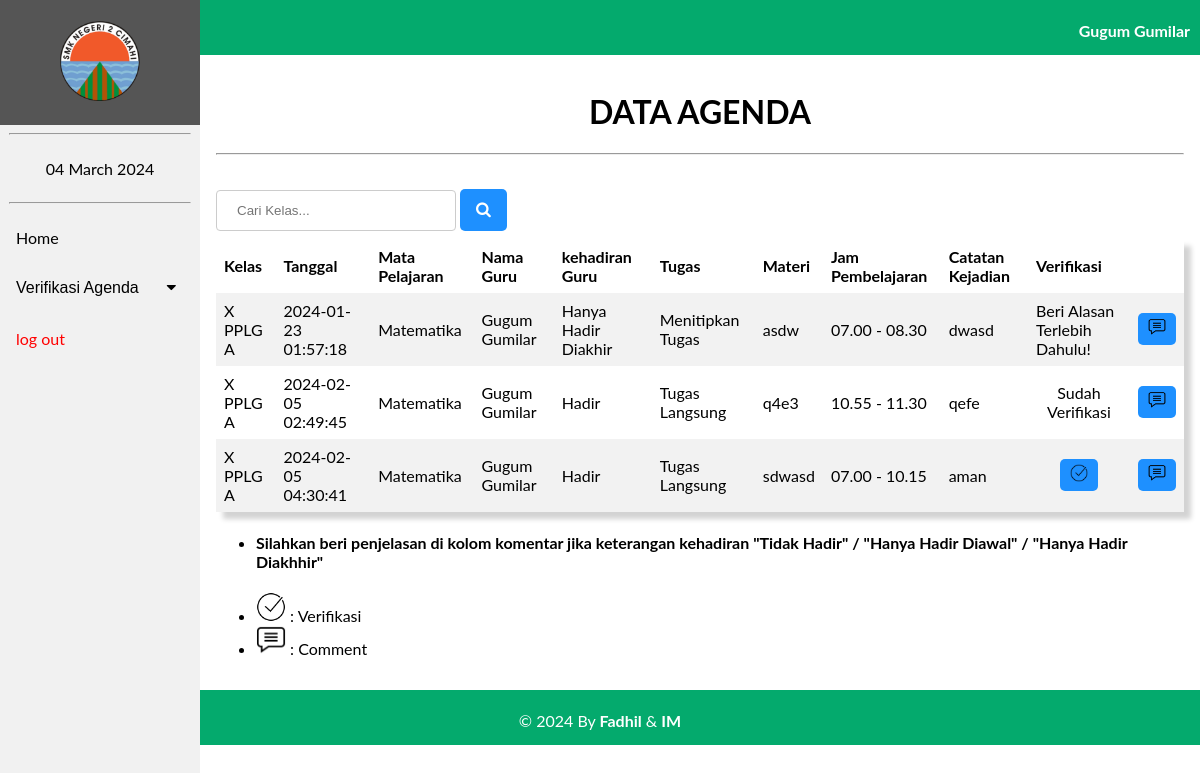
Screenshot of /agenda/verifikasi_semua.php?id=198111032008011005 (signed in) with the database file from the repository.
### tables this page shows
CREATE TABLE `tb_guru` (
  `nip` varchar(18) NOT NULL,
  `id_mapel` varchar(6) NOT NULL,
  `nama_guru` varchar(100) NOT NULL
);

CREATE TABLE `tb_agenda` (
  `id_agenda` int(11) NOT NULL,
  `tgl` timestamp NOT NULL DEFAULT current_timestamp() ON UPDATE current_timestamp(),
  `jam_masuk` varchar(50) NOT NULL,
  `jam_selesai` varchar(50) NOT NULL,
  `nip` varchar(18) NOT NULL,
  `id_kelas` varchar(6) NOT NULL,
  `id_mapel` varchar(6) NOT NULL,
  `tugas` enum('Tugas Langsung','Menitipkan Tugas','Tidak Ada Tugas') NOT NULL,
  `materi` varchar(200) NOT NULL,
  `evaluasi` varchar(200) NOT NULL,
  `kehadiran` enum('Hadir','Tidak Hadir','Hanya Hadir Diakhir','Hanya Hadir Diawal') NOT NULL,
  `verifikasi` varchar(50) NOT NULL,
  `comment` text NOT NULL
);

CREATE TABLE `tb_kelas` (
  `id_kelas` varchar(6) NOT NULL,
  `nama_kelas` varchar(50) NOT NULL
);

CREATE TABLE `tb_mapel` (
  `id_mapel` varchar(6) NOT NULL,
  `nama_mapel` varchar(70) NOT NULL
);

### agenda/verifikasi_semua.php (the view, shortened to what this page needs)
<?php
    include 'koneksi.php';
    $nip = $_GET['id'];
    $sql = "SELECT tb_agenda.id_agenda, tb_mapel.nama_mapel, tb_agenda.materi, tb_agenda.tugas, tb_guru.nama_guru, tb_agenda.kehadiran, tb_kelas.nama_kelas,
    tb_agenda.tgl, tb_agenda.evaluasi, tb_agenda.verifikasi, tb_agenda.jam_masuk, tb_agenda.jam_selesai, tb_agenda.comment FROM tb_agenda INNER JOIN tb_mapel ON tb_agenda.id_mapel = tb_mapel.id_mapel
    INNER JOIN tb_guru ON tb_agenda.nip = tb_guru.nip INNER JOIN tb_kelas ON tb_agenda.id_kelas = tb_kelas.id_kelas WHERE tb_agenda.nip = '$nip'";
    $level = mysqli_query($Conn, $sql);
    $sql1 = "SELECT * FROM tb_guru WHERE nip='$nip'";
    $k = mysqli_query($Conn,$sql1);
?>
<!DOCTYPE html>
<html>
<head>
    <link rel="stylesheet" href="navbar.css">
    <link rel="stylesheet" href="https://cdnjs.cloudflare.com/ajax/libs/font-awesome/4.7.0/css/font-awesome.min.css">
<body>
    <header>
        <div class="sidebar">
            <a href="beranda.php?id=<?= $nip ?>"><center><img src="image/2cmi.PNG" style="width: 80px; padding: 5px;"></center></a>
            <hr  style="width: 90%;">
            <center><a href="#"><?= date("d F Y"); ?></a></center>
            <hr  style="width: 90%;">
            <a href="beranda2.php?id=<?= $nip ?>">Home</a>
            <button class="dropdown-btn">Verifikasi Agenda
            <i class="fa fa-caret-down"></i>
            </button>
            <a style="color: red;"href="logout.php"> log out</button></a>
        </div>
    </header>
    <div class="head">
        <?php
              foreach($k as $nama){ ?>
              <p style="margin-right: 10px;"><b><?= $nama['nama_guru'] ?></b></p>
            <?php
              }
          ?>
    </div>
    <div class="content">
    <center>
<h1>DATA AGENDA</h1><hr> </center>
<br>
<form action="search_verifikasi.php" method="POST">
    <input type="text" name="search" placeholder="Cari Kelas...">
    <button class="btn1" name="submit"><i class="fa fa-search"></i></button>
</form>
<center>
<table style="box-shadow: 7px 7px 5px lightgrey;">
        <tr>
            <th>Kelas</th>
            <th>Tanggal </th>
            <th>Mata Pelajaran</th>
            <th>Nama Guru</th>
            <th>kehadiran Guru</th>
            <th>Tugas </th>
            <th>Materi</th>
            <th>Jam Pembelajaran </th>
            <th>Catatan Kejadian </th>
            <th colspan="2">Verifikasi</th>
        </tr>
    <?php foreach ($level as $row) : ?>
            <tr>
                <td><?= $row["nama_kelas"];?></td>
                <td><?= $row["tgl"];?></td>
                <td><?= $row["nama_mapel"];?></td>
                <td><?= $row["nama_guru"];?></td>
                <td><?= $row["kehadiran"];?></td>
                <td><?= $row["tugas"];?></td>
                <td><?= $row["materi"];?></td>
                <td><?= $row["jam_masuk"]." - ".$row['jam_selesai'];?></td>
                <td><?= $row["evaluasi"];?></td>
                <?php
                    $status = $row['verifikasi'];
                    if($status == "Sudah Verifikasi"){ ?>
                        <td><center><?= $status;?></center></td>
                        <td><a href="comment.php?id=<?= $row["id_agenda"]; ?>&nip=<?= $nip;?>" style="text-decoration: none;""><button class="btn"><img src="image/comment.PNG" width="18px"></button></a></td>
                <?php
                    }else{
                        if($row['kehadiran'] != "Hadir" && $row['comment'] == ""){
                ?>
                    <td>Beri Alasan Terlebih Dahulu!</td>
                    <td><center><a href="comment.php?id=<?= $row["id_agenda"]; ?>&nip=<?= $nip;?>" style="text-decoration: none;""><button class="btn"><img src="image/comment.PNG" width="18px"></button></a></center></td>
                <?php
                        }else{ ?>
                     <td><center><a href="proses_verifikasi.php?id=<?= $row["id_agenda"]; ?>&nip=<?= $nip;?>" style="text-decoration: none;"><button class="btn"><img src="image/ceklis.PNG" width="18px"></button></a></center></td>
                        <td><center><a href="comment.php?id=<?= $row["id_agenda"]; ?>&nip=<?= $nip;?>" style="text-decoration: none;""><button class="btn"><img src="image/comment.PNG" width="18px"></button></button></a></center></td>
                <?php
                        }
                    }
                ?>
            </tr>
            <?php endforeach ;
            ?>
</table>
    </center>
<ul>
    <li>
        <h4>Silahkan beri penjelasan di kolom komentar jika keterangan kehadiran "Tidak Hadir" / "Hanya Hadir Diawal" / "Hanya Hadir Diakhhir"</h4>
    </li>
    <li>
        <img src="image/ceklis.PNG" width="30px"> :
        Verifikasi
    </li>
    <li>
        <img src="image/comment.PNG" width="30px"> :
        Comment
    </li>
</ul>
</div>
<div class="footer">
        <p>&copy; 2024 By <b>Fadhil</b> & <b>IM</b></p>
    </div>

### agenda/navbar.css (style rules this page uses)
body { margin: 0; font-family: "Lato", sans-serif; }
.sidebar { margin: 0; padding: 0; width: 200px; background-color: #f1f1f1; position: fixed; height: 100%; overflow-x: hidden; z-index: 1; }
.sidebar a, .dropdown-btn { display: block; color: black; padding: 16px; text-decoration: none; }
div.content { margin-left: 200px; padding: 16px; min-height: 515px; }
.head { width: 100%; height: 50px; padding-top: 5px; text-align: right; color: white; background-color: #04AA6D; }
.footer { width: 100%; height: 50px; background-color: #04AA6D; bottom: 0; text-align: center; color: white; padding-top: 5px; }
.dropdown-btn { padding: 16px; text-decoration: none; font-size: 16px; color: black; display: block; border: none; background: none; width: 100%; text-align: left; cursor: pointer; outline: none; }
.fa-caret-down { float: right; padding-right: 8px; }

### agenda/verifikasi_semua.php (style rules this page uses)
table { border-collapse: collapse; width: 100%; }
th, td { color: black; text-align: left; padding: 8px; }
tr:nth-child(even) { background-color: #f2f2f2 }
.btn { background-color: DodgerBlue; border: none; border-radius: 5px; color: white; padding: 5px 10px; font-size: 16px; cursor: pointer; }
.btn1 { background-color: DodgerBlue; border: none; border-radius: 5px; color: white; padding: 12px 16px; font-size: 16px; cursor: pointer; }
input[type=text] { width: 240px; padding: 12px 20px; margin: 8px 0; display: inline-block; border: 1px solid #ccc; border-radius: 4px; box-sizing: border-box; }

### rows the page displays
tb_guru: nama_guru "Gugum Gumilar"
tb_agenda: id_kelas.nama_kelas "X PPLG A", tgl "2024-01-23 01:57:18", id_mapel.nama_mapel "Matematika", tb_guru.nama_guru "Gugum Gumilar", kehadiran "Hanya Hadir Diakhir", tugas "Menitipkan Tugas", materi "asdw", jam_masuk "07.00", jam_selesai "08.30", evaluasi "dwasd"
tb_agenda: id_kelas.nama_kelas "X PPLG A", tgl "2024-02-05 02:49:45", id_mapel.nama_mapel "Matematika", tb_guru.nama_guru "Gugum Gumilar", kehadiran "Hadir", tugas "Tugas Langsung", materi "q4e3", jam_masuk "10.55", jam_selesai "11.30", evaluasi "qefe", verifikasi "Sudah Verifikasi"
tb_agenda: id_kelas.nama_kelas "X PPLG A", tgl "2024-02-05 04:30:41", id_mapel.nama_mapel "Matematika", tb_guru.nama_guru "Gugum Gumilar", kehadiran "Hadir", tugas "Tugas Langsung", materi "sdwasd", jam_masuk "07.00", jam_selesai "10.15", evaluasi "aman"
